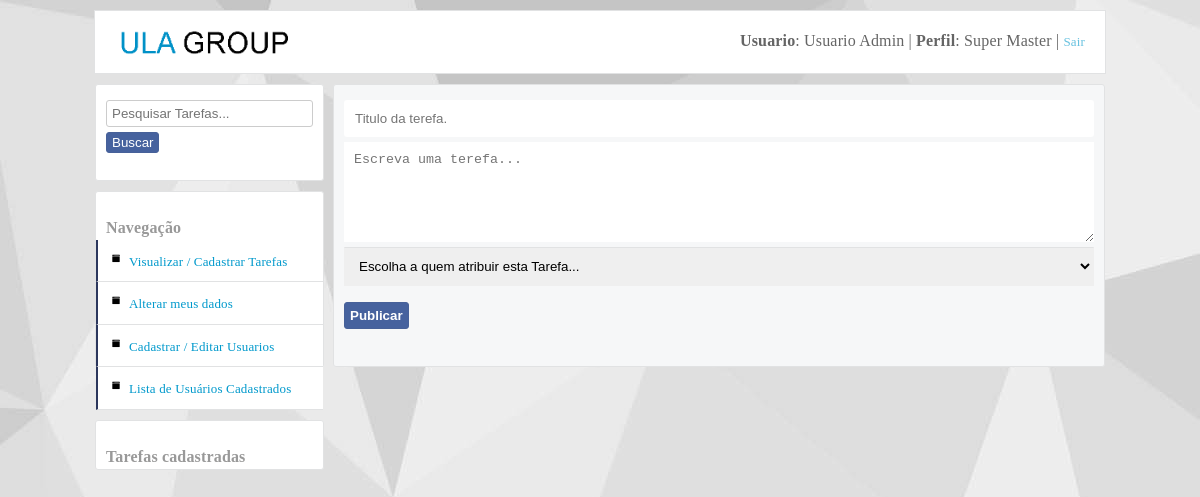
/dashboard.php (signed in), run on an earlier commit of the app's database.
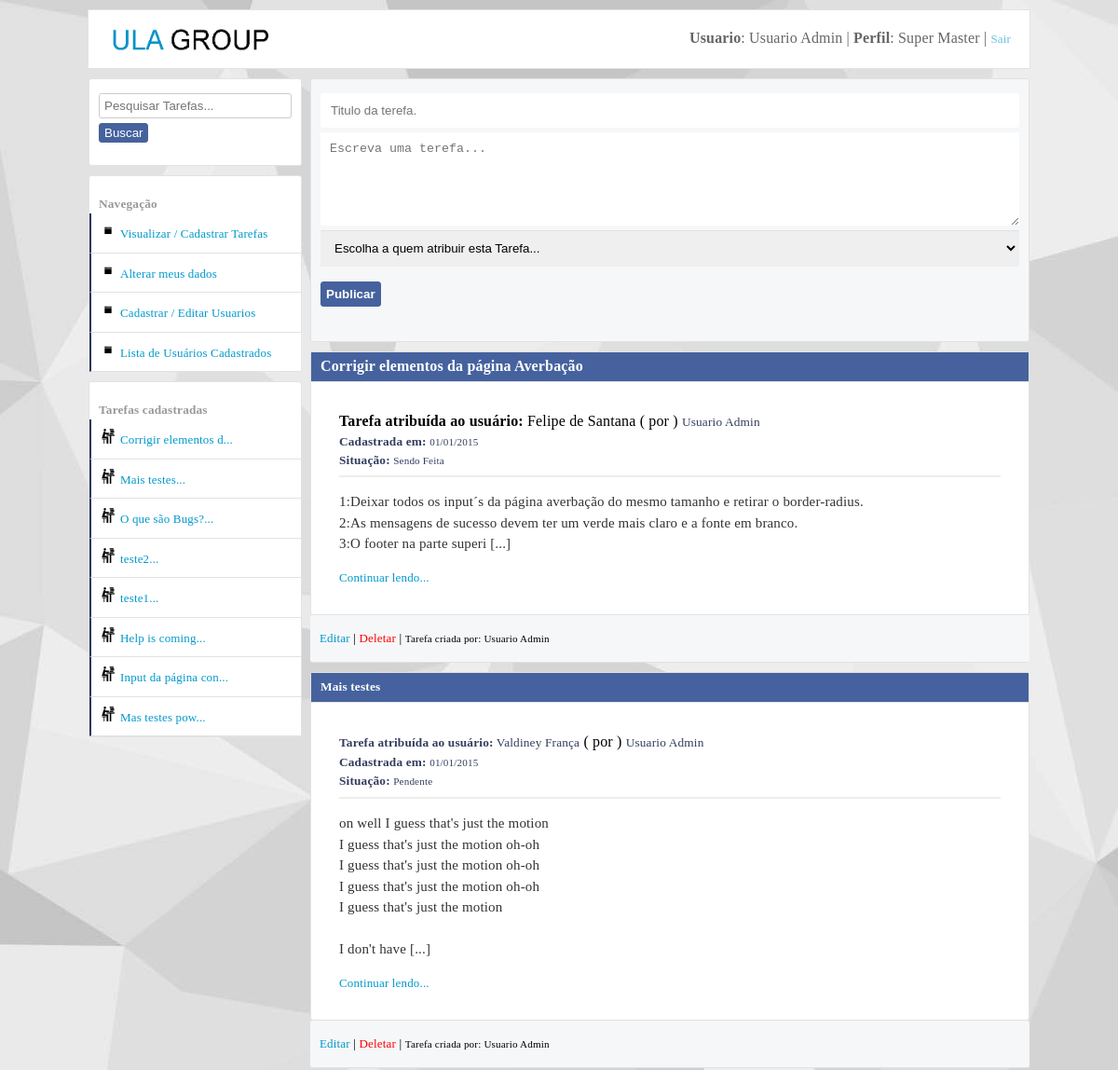
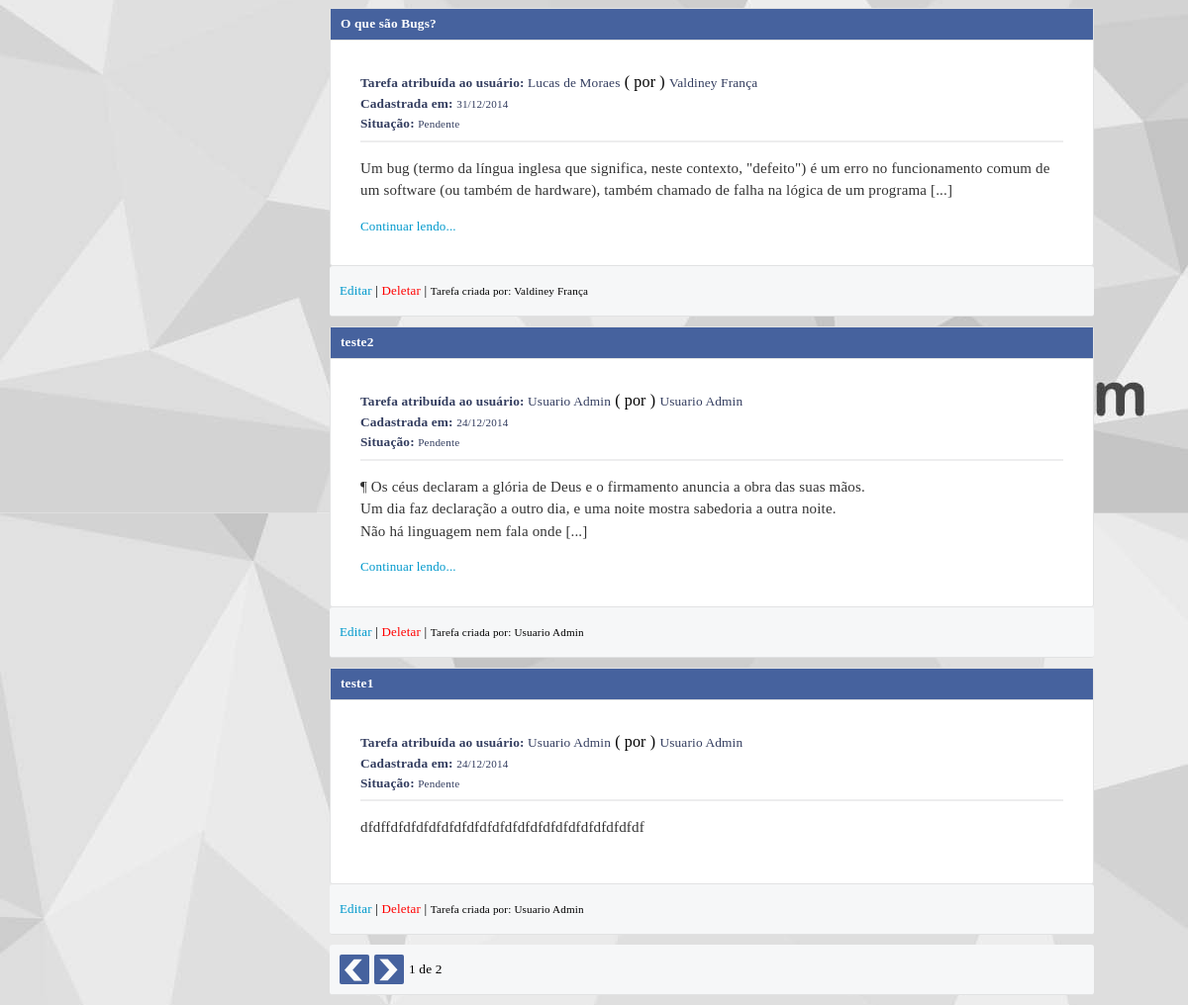
And on a later commit of the database (2 pictures, top to bottom).
### tables this page shows
CREATE TABLE IF NOT EXISTS `tarefas` (
  `id` int(11) NOT NULL AUTO_INCREMENT,
  `titulo` varchar(50) NOT NULL,
  `texto` text NOT NULL,
  `vinculoUsuario` int(11) NOT NULL,
  `dataCadastro` varchar(10) NOT NULL,
  `situacao` int(11) DEFAULT NULL,
  `dataAcao` varchar(10) DEFAULT NULL,
  `criadorDaTarefa` int(11) NOT NULL,
  PRIMARY KEY (`id`),
  KEY `fk_criador_da_tarefa` (`criadorDaTarefa`),
  KEY `fk_quem_vai_fazer_a_tarefa` (`vinculoUsuario`)
);

CREATE TABLE IF NOT EXISTS `usuarios` (
  `id` int(11) NOT NULL AUTO_INCREMENT,
  `nome` varchar(40) NOT NULL,
  `login` varchar(40) NOT NULL,
  `senha` varchar(10) NOT NULL,
  `dataCadastro` varchar(10) NOT NULL,
  `perfil` int(11) NOT NULL,
  `perfil_master_master` int(11) DEFAULT NULL,
  PRIMARY KEY (`id`)
);

### Container.class.php (called while the page is built, shortened)
<?php
class Container
{
	public static function getUsuario()
	{
		$usuario = new UsuarioModel(self::getConexao());
		return $usuario;
	}
	public static function getConexao()
	{
		$servidor = "false";
		if ($servidor == "true")
		{
			$conexao = new Conexao("mysql.hostinger.com.br","u592982482_ney","u592982482_ney","32402709ney");
		}
		else
		{
			$conexao = new Conexao("localhost","tarefas","root","");
		}
	    return $conexao;
	}
}

### db/Conexao.class.php (called while the page is built, shortened)
<?php
class Conexao implements ConexaoInterface
{
	private $host;
	private $db;
	private $user;
	private $password;
	public function __construct($host, $db, $user, $password)
	{
		$this->host = $host;
		$this->db = $db;
		$this->user = $user;
		$this->password = $password;
	}
	public function connect()
	{
		return new \PDO("mysql:host={$this->host};dbname={$this->db}",$this->user,$this->password);
	}
}

### models/UsuarioModel.class.php (called while the page is built, shortened)
<?php
class UsuarioModel
{
	private $tableName = "usuarios";
	private $db;
	public function __construct(ConexaoInterface $conexao)
	{
		$this->db = $conexao->connect();
	}
	public function listarWhere($campo, $valor)
	{
		if ($campo == "id")
		{
			$valor = (int) $valor;
		}
		$query = $this->db->prepare("select * from {$this->tableName} where {$campo} = ?");
		$query->execute(array($valor));
		return $query->fetchAll(PDO::FETCH_OBJ);
	}
	public function colecaoUsuarioTarefas()
	{
		$query = $this->db->prepare("select usuarios.id as idUsuario, tarefas.id as idTarefas,
        nome, login, perfil, usuarios.dataCadastro as usuarioDataDoCadastro,
        titulo, texto, tarefas.dataCadastro as tarefasDataDoCadastro,
        situacao, dataAcao, criadorDaTarefa, vinculoUsuario
        from usuarios join tarefas on tarefas.criadorDaTarefa =
        usuarios.id order by tarefas.id desc");
        $query->execute();
		return $query->fetchAll(PDO::FETCH_OBJ);
	}
	public function colecaoUsuarioTarefasPagination($inicio, $quantidade)
	{
		$query = $this->db->prepare("select usuarios.id as idUsuario, tarefas.id as idTarefas,
        nome, login, perfil, usuarios.dataCadastro as usuarioDataDoCadastro,
        titulo, texto, tarefas.dataCadastro as tarefasDataDoCadastro,
        situacao, dataAcao, criadorDaTarefa, vinculoUsuario
        from usuarios join tarefas on tarefas.criadorDaTarefa =
        usuarios.id order by tarefas.id desc limit {$inicio}, {$quantidade}");
        $query->execute();
		return $query->fetchAll(PDO::FETCH_OBJ);
	}
}

### utilidades/functions.php (called while the page is built, shortened)
<?php
function DelimitarPorTamnho($entrada,$tamanho,$acabamento)
{
	$saida = str_split($entrada,$tamanho);
    return $saida[0].$acabamento;
}
function situacaoTarefa($situacao)
{
	if ($situacao == "1")
	{
		return "Pendente";
	}
	elseif ($situacao == "2")
	{
		return "Sendo Feita";
	}
	elseif ($situacao == "3")
	{
		return "Feita";
	}
}

### layout_parts/area_left.php (the view, shortened to what this page needs)
<div id="main-area-left">
<section class="left">
<div class="div_oculta_left">
<form method="get" action="dashboard.php">
	<input type="search" name="input_pesquisa" id="input_pesquisa" placeholder="Pesquisar Tarefas...">
	<button type="submit" class="button-postar">Buscar</button>
</form>
</div>
</section>
<section class="left">
<br>
<b>Navegação</b>
<ul id="menu-left" class="cadastrar-usuario">
	<li><a href="dashboard.php">Visualizar / Cadastrar Tarefas</a></li>
	<li><a href="alterar_meus_dados.php?alterarMeusDados">Alterar meus dados</a></li>
	<?php if ($_SESSION["perfil"] == "1"): ?>
	<li><a href="cadastrar_usuarios.php">Cadastrar / Editar Usuarios</a></li>
	<?php endif; ?>
</ul>
</section>
<ul id="menu-left" class="cadastrar-usuario">
<li><a href="#" class="show_menu_usuarios_cadastrados">Lista de Usuários Cadastrados</a></li>
</ul>
<section class="left">
<br>
<b>Tarefas cadastradas</b>
<ul id="menu-left" class="cadastrar-usuario">
	<?php foreach($usuario->colecaoUsuarioTarefas() as $listar):?>
	  <li><a class="link-arquivos" href="visualizar_tarefa_completa.php?textoCompleto&id=<?php echo $listar->idTarefas; ?>" title="<?php echo $listar->titulo . ": (" . $listar->tarefasDataDoCadastro ." )"; ?>"><?php echo DelimitarPorTamnho($listar->titulo, 20, "..."); ?></a></li>
    <?php endforeach; ?>
</ul>
</section>
</div>

### layout_parts/header.php (shortened to what this page needs)
<html>
<head>
	<link rel="stylesheet" href="css/style.css" type="text/css">
	<link rel="stylesheet" href="css/SimpleAnimationCSS.css" type="text/css">
	<link rel="stylesheet" href="css/jquery-ui.css" type="text/css">
</head>
<body class="comes-here">

### layout_parts/banner.php (shortened to what this page needs)
<?php
$usuario = Container::getUsuario();
    if (isset($bannerIndexPage))
    {
	    $idPaginaIndex = $bannerIndexPage;
    }
    else
    {
	    $idPaginaIndex = "";
    }
?>
<header class="banner" <?php echo $idPaginaIndex; ?>>
	<img src="html_img/logo.png" id="logo">
<?php if (isset($_SESSION["login"])):
  $tipoPerfil = "";
  if ($_SESSION["perfil"] == "1" and $_SESSION["perfil_master_master"] != "1")
  {
    $tipoPerfil = "Master";
  }
  elseif ($_SESSION["perfil"] == "1" and $_SESSION["perfil_master_master"] == "1")
  {
    $tipoPerfil = "Super Master";
  }
  else
  {
    $tipoPerfil = "Funcionario";
  }
?>
	<section id="sobre-usuario">
		<?php echo "<b>Usuario</b>: " . $_SESSION["nome"]; ?> |
		<?php echo "<b>Perfil</b>: "  . $tipoPerfil; ?> | <a href="?sair" title="Sair do Sistema">Sair</a>
	</section>
<?php endif; ?>
</header>

### dashboard.php (shortened to what this page needs)
<?php
require_once("layout_parts/header.php");
require_once("layout_parts/banner.php");
require_once("utilidades/functions.php");
?>
	<article class="main">
	<section class="right">
	<?php
	if (!isset($_GET["textoCompleto"]) and !isset($_GET["tarefasCadaUsuario"]) and !isset($_GET["input_pesquisa"]))
	{
		require_once("layout_parts/area_textarea_postagem.php");
	}
	?>
	<?php
	if (isset($_GET["textoCompleto"]))
	{
		$id = (int) $_GET["id"];
		require_once("layout_parts/area_textarea_postagem_completa.php");
	}
	elseif (isset($_GET["tarefasCadaUsuario"]))
	{
		$id = (int) $_GET["id"];
		require_once("layout_parts/area_result_post_cada_usuario.php");
	}
	elseif (isset($_GET["input_pesquisa"]))
	{
		$valorPesquisa = $_GET["input_pesquisa"];
		require_once("layout_parts/area_result_pesquisa.php");
	}
	else
	{
		require_once("layout_parts/areas_result_post.php");
	}
	?>
	</section>
	    <?php
	      require_once("layout_parts/area_left.php");
	    ?>
	</article>
</body>
</html>

### layout_parts/area_textarea_postagem.php (shortened to what this page needs)
<section class="areas area-text-post">
	    <form method="post" action="tarefa_controller.php?cadastrar">
	        <input type="text" name="titulo" id="titulo" placeholder="Titulo da terefa.">
			<textarea name="texto" class="textarea-post" cols="2" rows="10" placeholder="Escreva uma terefa..."></textarea>
			<select name="tarefa_para_usuario" id="tarefa_para_usuario">
				<option value="">Escolha a quem atribuir esta Tarefa...</option>
			</select> <br>
			<button type="submit" class="button-postar">Publicar</button>
		</form>
</section>

### layout_parts/areas_result_post.php (shortened to what this page needs)
<?php
$numeroPorPagina = 5;
$pagina = 0;
$totalDePáginas = ceil(count($usuario->colecaoUsuarioTarefas()) / $numeroPorPagina);
foreach($usuario->colecaoUsuarioTarefasPagination($pagina,$numeroPorPagina) as $listar):
foreach($usuario->listarWhere("id",$listar->vinculoUsuario) as $list)
{
	$_nomeDoUsuarioTarefaAtibuida = $list->nome;
}
?>
<section class="areas apresenta-tarefas">
<h1 class="h1-title-tarefas"><?php echo $listar->titulo; ?></h1>
<div class="info-areas">
<b>Tarefa atribuída ao usuário:</b> <?php echo $_nomeDoUsuarioTarefaAtibuida; ?></small> ( por ) <small><?php echo $listar->nome; ?><br>
<b>Cadastrada em:</b> <small><?php echo $listar->tarefasDataDoCadastro; ?></small> <br>
<b>Situação:</b> <small><?php echo situacaoTarefa($listar->situacao); ?></small> <br>
<hr>
<?php
if (strlen($listar->texto) > 200)
{
?>
<p><?php echo nl2br(DelimitarPorTamnho($listar->texto, 200, " [...]")); ?></p>
<a href="visualizar_tarefa_completa.php?textoCompleto&id=<?php echo $listar->idTarefas; ?>" title="Ler a tarefa completa">Continuar lendo...</a>
<?php
}
else
{?>
<p><?php echo nl2br(DelimitarPorTamnho($listar->texto, 200, "")); ?></p>
<?php } ?>
</div>
</section>
<div class="footer-areas">
<?php
if ($_SESSION["perfil"] == "1"):
?>
 <a href="editar_tarefas.php?editar&id=<?php echo $listar->idTarefas;?>" class="editar" title="Editar essa Tarefa">Editar</a> |
 <a href="tarefa_controller.php?deletar&id=<?php echo $listar->idTarefas;?>" class="deletar" title="Deletar essa Tarefa">Deletar</a> |
 <small>Tarefa criada por: <?php echo $listar->nome; ?></small>
<?php endif; ?>
</div>
<?php endforeach; ?>
<?php
if (count($usuario->colecaoUsuarioTarefas()) > $numeroPorPagina):
$atual = $pagina;
if ($pagina == 0)
{
	$atual = 1;
}
?>
<div class="footer-areas">
   <a href="?controlePageAnterior" class="link-pagination anterior" title="Ir para página anterior"></a>
   <a href="?controlePageProximo" class="link-pagination proximo" title="Ir para a proxima página"></a>
   <?php echo $atual. " de " .$totalDePáginas; ?>
</div>
<?php endif; ?>

### css/style.css (style rules this page uses)
body { background:#e9eaed; font-family:Tahoma!important; margin:0; margin-top:10px; font-family: "freight-text-pro",Georgia,Cambria,"Times New Roman",Times,serif; letter-spacing: 0.01rem; font-weight: 400; font-style: normal; line-height: 1.5; background-image:url("css_img/fundo.jpg")!important; background-attachment: fixed; }
.main { width:1010px; height:auto; min-height:300px; padding:0; margin:auto; }
.areas { width:750px; height:auto; min-height:200px; background:#ffffff; margin:auto; border-radius:3px; border:1px solid #e1e2e3; margin-top:0px; padding:10px; }
.apresenta-tarefas h1 { display:block; padding:10px; padding-bottom:1px; background:#f6f7f8; padding-top:0!important; line-height:30px!important; border-bottom:1px solid #e1e2e3; margin-bottom:0!important; }
.apresenta-tarefas { padding:0; width:770px; }
.apresenta-tarefas small { color:#333d5f; }
hr { opacity:0.60; border:1px solid #e1e2e3; }
.info-areas { padding:30px; font-family: "freight-text-pro",Georgia,Cambria,"Times New Roman",Times,serif; letter-spacing: 0.01rem; font-weight: 400; font-style: normal; line-height: 1.5; }
.info-areas p { font-size:15px; }
.footer-areas { display:block; padding:0; padding-bottom:1px; background:#f6f7f8; padding-top:10!important; padding-bottom:10!important; line-height:30px!important; border-bottom:1px solid #e1e2e3; min-height:10px; border-radius:3px; border-left:0; border-right:0; padding-left:10px; margin-bottom:10px; }
.textarea-post { width:100%; height:100px; border-bottom:1px solid #e1e2e3; outline:none; padding:10px; border:0; }
.areas p { color:#333333; }
.areas h1,h2,h3,h4 { margin:0; margin-bottom:10px; color:#999999; }
.area-text-post { background:#f6f7f8; min-height:150px!important; margin-top:0; margin-bottom:10px; }
.area-text-post input, select { width:100%; border-bottom:1px solid #e1e2e3; outline:none; padding:10px; border:0; border:1px solid transparent; }
.area-text-post select { border-top:1px solid #e1e2e3; }
.area-text-post select { margin-top:5px!important; margin-bottom:5px!important; }
.button-postar { padding:5px; background:#46629e; border:1px solid #476199; border-radius:3px; color:white; margin:11px 0px; cursor:pointer; font-weight:bold; }
.banner { width:1010px; height:auto; padding-bottom:10px; padding-top:10px; background:white; margin:auto; margin-bottom:0; border:1px solid #e1e2e3; }
#logo { width:200px; display:block; float:left; margin-left:10px; }
.right { float:right; }
#main-area-left { width:229px; }
.left { width:227px; background:white; height:auto; margin-top:10px; border:1px solid #e1e2e3; border-radius:3px; }
.left b { margin-left:10px; margin-top:10px!important; color:#999999; }
input { width:300px; padding:5px; border-radius:3px; border:1px solid #cccccc; outline:none; margin-top:5px; margin-bottom:5px; }
button { margin-top:8px; }
a { color:#0099cc; font-size:13px; text-decoration:none; }
#sobre-usuario { width:500px; float:right; padding:10px; background:white; margin-right:10px; opacity:0.60; text-align:right; line-height:0px; margin-top:10px!important; }
ul { margin:0; padding:0; list-style:none; }
#menu-left a { display:block; padding:10px; background:white; border-bottom:1px solid #e1e2e3; border-left:2px solid #2c375d; }
.cadastrar-usuario a::before { content: url(css_img/icone_cadastrar_usuario.png); margin-right:5px; }
.link-arquivos::before { content: url(css_img/icone_arquivos.png)!important; margin-right:5px; }
.deletar { color:#ff0000; }
.h1-title-tarefas { background:#46629e!important; color:white!important; }
.link-pagination { display:block; text-decoration:none; padding-left:5px; padding-right:5px; background:#46629e; color:white; width:20px!important; height:30px; float:left; text-align:center; border-radius:2px; margin-right:5px; }
.anterior { background-image:url("css_img/anterior.gif"); background-repeat:no-repeat; }
.proximo { background-image:url("css_img/proximo.gif"); background-repeat:no-repeat; }
.show_menu_usuarios_cadastrados { display:block; padding-top:10px; padding-bottom:10px; background:white; width:205px; border-left:2px solid #009900; margin-left:1px; margin-top:-1px; }
.div_oculta_left { padding:10px; padding-bottom:0; }
.div_oculta_left input { width:207px; }
.div_oculta_left button { margin-top:0px; padding-top:2px; padding-bottom:2px; font-weight:normal; }

### css/SimpleAnimationCSS.css (style rules this page uses)
.comes-here { -webkit-animation:comes-here 1.5s 1; -moz-animation:comes-here 1.5s 1; -o-animation:comes-here 1.5s 1; -ms-animation:comes-here 1.5s 1; }

What changed in the data, as far as the page shows it:
added tarefas: titulo "Corrigir elementos da página Averbação", vinculoUsuario.nome "Felipe de Santana", criadorDaTarefa.nome "Usuario Admin", dataCadastro "01/01/2015", situacao "Sendo Feita", texto "1:Deixar todos os input´s da página averbação do mesmo tamanho e retirar o border-radius. 2:As mensagens de sucesso devem ter um verde mais claro e a fonte em branco. 3:O footer na parte superi [...]", titulo "Corrigir elementos d..."
added tarefas: titulo "Mais testes", vinculoUsuario.nome "Valdiney França", criadorDaTarefa.nome "Usuario Admin", dataCadastro "01/01/2015", situacao "Pendente", texto "on well I guess that's just the motion I guess that's just the motion oh-oh I guess that's just the motion oh-oh I guess that's just the motion oh-oh I guess that's just the motion I don't have [...]", titulo "Mais testes..."
added tarefas: titulo "O que são Bugs?", vinculoUsuario.nome "Lucas de Moraes", criadorDaTarefa.nome "Valdiney França", dataCadastro "31/12/2014", situacao "Pendente", texto "Um bug (termo da língua inglesa que significa, neste contexto, \"defeito\") é um erro no funcionamento comum de um software (ou também de hardware), também chamado de falha na lógica de um programa [...]", titulo "O que são Bugs?..."
added tarefas: titulo "teste2", criadorDaTarefa.nome "Usuario Admin", dataCadastro "24/12/2014", situacao "Pendente", texto "¶ Os céus declaram a glória de Deus e o firmamento anuncia a obra das suas mãos. Um dia faz declaração a outro dia, e uma noite mostra sabedoria a outra noite. Não há linguagem nem fala onde [...]", titulo "teste2..."
added tarefas: titulo "teste1", criadorDaTarefa.nome "Usuario Admin", dataCadastro "24/12/2014", situacao "Pendente", texto "dfdffdfdfdfdfdfdfdfdfdfdfdfdfdfdfdfdfdfdfdfdf", titulo "teste1..."
added tarefas: titulo "Help is coming..."
added tarefas: titulo "Input da página con..."
added tarefas: titulo "Mas testes pow..."
Also different on the page:
$atual: (not shown) → "1"
$totalDePáginas: (not shown) → "2"
text now shown: "de"
